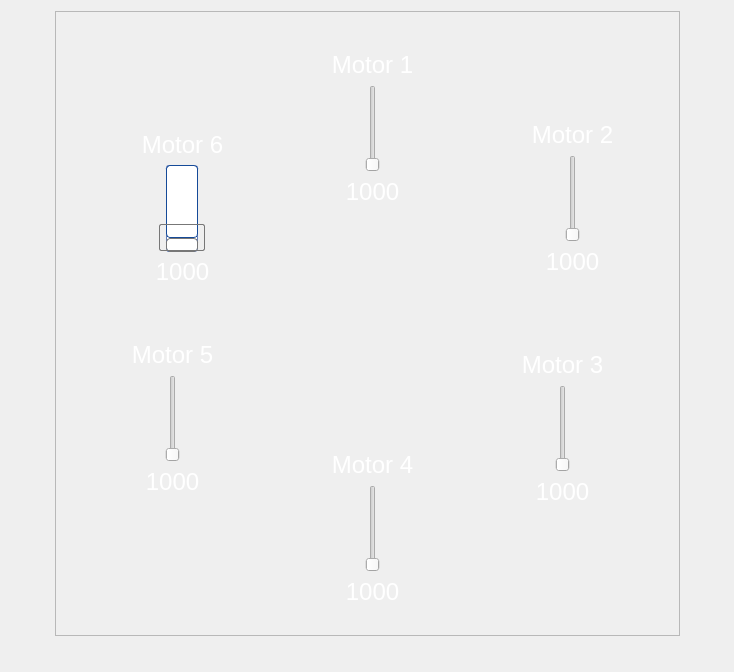
        <widget class="QWidget" name="HexPlus">
         <layout class="QGridLayout" name="gridLayout_39">
          <item row="0" column="1">
           <spacer name="verticalSpacer_12">
            <property name="orientation">
             <enum>Qt::Vertical</enum>
            </property>
            <property name="sizeHint" stdset="0">
             <size>
              <width>20</width>
              <height>0</height>
             </size>
            </property>
           </spacer>
          </item>
          <item row="1" column="0">
           <spacer name="horizontalSpacer_6">
            <property name="orientation">
             <enum>Qt::Horizontal</enum>
            </property>
            <property name="sizeHint" stdset="0">
             <size>
              <width>44</width>
              <height>20</height>
             </size>
            </property>
           </spacer>
          </item>
          <item row="1" column="1">
           <widget class="QFrame" name="HexPlusFrame">
            <property name="sizePolicy">
             <sizepolicy hsizetype="Fixed" vsizetype="Fixed">
              <horstretch>0</horstretch>
              <verstretch>0</verstretch>
             </sizepolicy>
            </property>
            <property name="minimumSize">
             <size>
              <width>625</width>
              <height>625</height>
             </size>
            </property>
            <property name="maximumSize">
             <size>
              <width>625</width>
              <height>625</height>
             </size>
            </property>
            <property name="frameShape">
             <enum>QFrame::StyledPanel</enum>
            </property>
            <property name="frameShadow">
             <enum>QFrame::Raised</enum>
            </property>
            <widget class="QFrame" name="HexPlus4">
             <property name="geometry">
              <rect>
               <x>220</x>
               <y>430</y>
               <width>175</width>
               <height>175</height>
              </rect>
             </property>
             <property name="sizePolicy">
              <sizepolicy hsizetype="Fixed" vsizetype="Fixed">
               <horstretch>0</horstretch>
               <verstretch>0</verstretch>
              </sizepolicy>
             </property>
             <property name="minimumSize">
              <size>
               <width>175</width>
               <height>175</height>
              </size>
             </property>
             <property name="maximumSize">
              <size>
               <width>175</width>
               <height>175</height>
              </size>
             </property>
             <property name="styleSheet">
              <string notr="true">QFrame
{
   background-color: rgba(255, 255, 255, 0);
   border-image: url(:/images/resources/CCW.png) 0 0 0 0 stretch stretch;
   border-width: 0px;
}</string>
             </property>
             <property name="frameShape">
              <enum>QFrame::StyledPanel</enum>
             </property>
             <property name="frameShadow">
              <enum>QFrame::Raised</enum>
             </property>
             <layout class="QGridLayout" name="gridLayout_31">
              <item row="1" column="1">
               <widget class="QSlider" name="HexPlus4Motor">
                <property name="sizePolicy">
                 <sizepolicy hsizetype="Expanding" vsizetype="Expanding">
                  <horstretch>0</horstretch>
                  <verstretch>0</verstretch>
                 </sizepolicy>
                </property>
                <property name="styleSheet">
                 <string notr="true">QSlider::groove:vertical{
border: 1px solid #637EB8;
background: white;
width: 30px;
border-radius: 3px;
}
QSlider::add-page:vertical {
background: qlineargradient(x1: 0, y1: 0, x2: 0, y2: 1,
stop: 0 #ABC7EC, stop: 1 #154A98);
border: 1px solid #777;
height: 10px;
border-radius: 4px;
}
QSlider::sub-page:vertical {
background: #fff;
border: 1px solid #154A98;
height: 10px;
border-radius: 4px;
}
QSlider::handle:vertical{
background: qlineargradient(x1:0, y1:0, x2:1, y2:1,
stop:0 #fff, stop:1 #ABC7EC);
border: 1px solid #777;
height: 25px;
margin-left: -8px;
margin-right: -8px;
border-radius: 2px;
}

QSlider::image:none;</string>
                </property>
                <property name="minimum">
                 <number>1000</number>
                </property>
                <property name="maximum">
                 <number>2000</number>
                </property>
                <property name="value">
                 <number>1000</number>
                </property>
                <property name="orientation">
                 <enum>Qt::Vertical</enum>
                </property>
               </widget>
              </item>
              <item row="0" column="1">
               <widget class="QLabel" name="HexPlus4Label">
                <property name="font">
                 <font>
                  <pointsize>18</pointsize>
                 </font>
                </property>
                <property name="styleSheet">
                 <string notr="true">color:white;
border-image:none;</string>
                </property>
                <property name="text">
                 <string>Motor 4</string>
                </property>
                <property name="alignment">
                 <set>Qt::AlignCenter</set>
                </property>
               </widget>
              </item>
              <item row="2" column="1">
               <widget class="QLabel" name="HexPlus4Value">
                <property name="font">
                 <font>
                  <pointsize>18</pointsize>
                 </font>
                </property>
                <property name="styleSheet">
                 <string notr="true">color:white;
border-image:none;</string>
                </property>
                <property name="text">
                 <string>1000</string>
                </property>
                <property name="alignment">
                 <set>Qt::AlignCenter</set>
                </property>
               </widget>
              </item>
              <item row="1" column="0">
               <spacer name="HexPlus4Spacer">
                <property name="orientation">
                 <enum>Qt::Horizontal</enum>
                </property>
                <property name="sizeType">
                 <enum>QSizePolicy::Fixed</enum>
                </property>
                <property name="sizeHint" stdset="0">
                 <size>
                  <width>20</width>
                  <height>20</height>
                 </size>
                </property>
               </spacer>
              </item>
             </layout>
            </widget>
            <widget class="QFrame" name="HexPlus6">
             <property name="geometry">
              <rect>
               <x>30</x>
               <y>110</y>
               <width>175</width>
               <height>175</height>
              </rect>
             </property>
             <property name="sizePolicy">
              <sizepolicy hsizetype="Fixed" vsizetype="Fixed">
               <horstretch>0</horstretch>
               <verstretch>0</verstretch>
              </sizepolicy>
             </property>
             <property name="minimumSize">
              <size>
               <width>175</width>
               <height>175</height>
              </size>
             </property>
             <property name="maximumSize">
              <size>
               <width>175</width>
               <height>175</height>
              </size>
             </property>
             <property name="styleSheet">
              <string notr="true">QFrame
{
   background-color: rgba(255, 255, 255, 0);
   border-image: url(:/images/resources/CCW.png) 0 0 0 0 stretch stretch;
   border-width: 0px;
}</string>
             </property>
             <property name="frameShape">
              <enum>QFrame::StyledPanel</enum>
             </property>
             <property name="frameShadow">
              <enum>QFrame::Raised</enum>
             </property>
             <layout class="QGridLayout" name="gridLayout_32">
              <item row="2" column="1">
               <widget class="QLabel" name="HexPlus6Value">
                <property name="font">
                 <font>
                  <pointsize>18</pointsize>
                 </font>
                </property>
                <property name="styleSheet">
                 <string notr="true">color:white;
border-image:none;</string>
                </property>
                <property name="text">
                 <string>1000</string>
                </property>
                <property name="alignment">
                 <set>Qt::AlignCenter</set>
                </property>
               </widget>
              </item>
              <item row="0" column="1">
               <widget class="QLabel" name="HexPlus6Label">
                <property name="font">
                 <font>
                  <pointsize>18</pointsize>
                 </font>
                </property>
                <property name="styleSheet">
                 <string notr="true">color:white;
border-image:none;</string>
                </property>
                <property name="text">
                 <string>Motor 6</string>
                </property>
                <property name="alignment">
                 <set>Qt::AlignCenter</set>
                </property>
               </widget>
              </item>
              <item row="1" column="1">
               <widget class="QSlider" name="HexPlus6Motor">
                <property name="sizePolicy">
                 <sizepolicy hsizetype="Expanding" vsizetype="Expanding">
                  <horstretch>0</horstretch>
                  <verstretch>0</verstretch>
                 </sizepolicy>
                </property>
                <property name="styleSheet">
                 <string notr="true">QSlider::groove:vertical{
border: 1px solid #637EB8;
background: white;
width: 30px;
border-radius: 3px;
}
QSlider::add-page:vertical {
background: qlineargradient(x1: 0, y1: 0, x2: 0, y2: 1,
stop: 0 #ABC7EC, stop: 1 #154A98);
border: 1px solid #777;
height: 10px;
border-radius: 4px;
}
QSlider::sub-page:vertical {
background: #fff;
border: 1px solid #154A98;
height: 10px;
border-radius: 4px;
}
QSlider::handle:vertical{
background: qlineargradient(x1:0, y1:0, x2:1, y2:1,
stop:0 #fff, stop:1 #ABC7EC);
border: 1px solid #777;
height: 25px;
margin-left: -8px;
margin-right: -8px;
border-radius: 2px;
}

</string>
                </property>
                <property name="minimum">
                 <number>1000</number>
                </property>
                <property name="maximum">
                 <number>2000</number>
                </property>
                <property name="value">
                 <number>1000</number>
                </property>
                <property name="orientation">
                 <enum>Qt::Vertical</enum>
                </property>
               </widget>
              </item>
              <item row="1" column="0">
               <spacer name="HexPlus6Spacer">
                <property name="orientation">
                 <enum>Qt::Horizontal</enum>
                </property>
                <property name="sizeType">
                 <enum>QSizePolicy::Fixed</enum>
                </property>
                <property name="sizeHint" stdset="0">
                 <size>
                  <width>20</width>
                  <height>20</height>
                 </size>
                </property>
               </spacer>
              </item>
             </layout>
            </widget>
            <widget class="QFrame" name="HexPlus3">
             <property name="geometry">
              <rect>
               <x>430</x>
               <y>330</y>
               <width>175</width>
               <height>175</height>
              </rect>
             </property>
             <property name="sizePolicy">
              <sizepolicy hsizetype="Fixed" vsizetype="Fixed">
               <horstretch>0</horstretch>
               <verstretch>0</verstretch>
              </sizepolicy>
             </property>
             <property name="minimumSize">
              <size>
               <width>175</width>
               <height>175</height>
              </size>
             </property>
             <property name="maximumSize">
              <size>
               <width>175</width>
               <height>175</height>
              </size>
             </property>
             <property name="styleSheet">
              <string notr="true">QFrame
{
   background-color: rgba(255, 255, 255, 0);
   border-image: url(:/images/resources/CW.png) 0 0 0 0 stretch stretch;
   border-width: 0px;
}</string>
             </property>
             <property name="frameShape">
              <enum>QFrame::StyledPanel</enum>
             </property>
             <property name="frameShadow">
              <enum>QFrame::Raised</enum>
             </property>
             <layout class="QGridLayout" name="gridLayout_33">
              <item row="1" column="1">
               <widget class="QSlider" name="HexPlus3Motor">
                <property name="sizePolicy">
                 <sizepolicy hsizetype="Expanding" vsizetype="Expanding">
                  <horstretch>0</horstretch>
                  <verstretch>0</verstretch>
                 </sizepolicy>
                </property>
                <property name="styleSheet">
                 <string notr="true">QSlider::groove:vertical{
border: 1px solid #637EB8;
background: white;
width: 30px;
border-radius: 3px;
}
QSlider::add-page:vertical {
background: qlineargradient(x1: 0, y1: 0, x2: 0, y2: 1,
stop: 0 #ABC7EC, stop: 1 #154A98);
border: 1px solid #777;
height: 10px;
border-radius: 4px;
}
QSlider::sub-page:vertical {
background: #fff;
border: 1px solid #154A98;
height: 10px;
border-radius: 4px;
}
QSlider::handle:vertical{
background: qlineargradient(x1:0, y1:0, x2:1, y2:1,
stop:0 #fff, stop:1 #ABC7EC);
border: 1px solid #777;
height: 25px;
margin-left: -8px;
margin-right: -8px;
border-radius: 2px;
}

QSlider::background-color: rgba(255, 255, 255, 0);</string>
                </property>
                <property name="minimum">
                 <number>1000</number>
                </property>
                <property name="maximum">
                 <number>2000</number>
                </property>
                <property name="value">
                 <number>1000</number>
                </property>
                <property name="orientation">
                 <enum>Qt::Vertical</enum>
                </property>
               </widget>
              </item>
              <item row="0" column="1">
               <widget class="QLabel" name="HexPlus3Label">
                <property name="font">
                 <font>
                  <pointsize>18</pointsize>
                 </font>
                </property>
                <property name="styleSheet">
                 <string notr="true">color:white;
border-image:none;</string>
                </property>
                <property name="text">
                 <string>Motor 3</string>
                </property>
                <property name="alignment">
                 <set>Qt::AlignCenter</set>
                </property>
               </widget>
              </item>
              <item row="2" column="1">
               <widget class="QLabel" name="HexPlus3Value">
                <property name="font">
                 <font>
                  <pointsize>18</pointsize>
                 </font>
                </property>
                <property name="styleSheet">
                 <string notr="true">color:white;
border-image:none;</string>
                </property>
                <property name="text">
                 <string>1000</string>
                </property>
                <property name="alignment">
                 <set>Qt::AlignCenter</set>
                </property>
               </widget>
              </item>
              <item row="1" column="2">
               <spacer name="HexPlus3Spacer">
                <property name="orientation">
                 <enum>Qt::Horizontal</enum>
                </property>
                <property name="sizeType">
                 <enum>QSizePolicy::Fixed</enum>
                </property>
                <property name="sizeHint" stdset="0">
                 <size>
                  <width>20</width>
                  <height>20</height>
                 </size>
                </property>
               </spacer>
              </item>
             </layout>
            </widget>
            <widget class="QFrame" name="HexPlusFCB">
             <property name="geometry">
              <rect>
               <x>230</x>
               <y>230</y>
               <width>175</width>
               <height>175</height>
              </rect>
             </property>
             <property name="sizePolicy">
              <sizepolicy hsizetype="Fixed" vsizetype="Fixed">
               <horstretch>0</horstretch>
               <verstretch>0</verstretch>
              </sizepolicy>
             </property>
             <property name="minimumSize">
              <size>
               <width>175</width>
               <height>175</height>
              </size>
             </property>
             <property name="maximumSize">
              <size>
               <width>175</width>
               <height>175</height>
              </size>
             </property>
             <property name="styleSheet">
              <string notr="true">background-color: rgba(255, 255, 255, 0);
image: url(:/images/resources/AQ32Sticker.png);</string>
             </property>
             <property name="frameShape">
              <enum>QFrame::StyledPanel</enum>
             </property>
             <property name="frameShadow">
              <enum>QFrame::Raised</enum>
             </property>
            </widget>
            <widget class="QFrame" name="HexPlus2">
             <property name="geometry">
              <rect>
               <x>420</x>
               <y>100</y>
               <width>175</width>
               <height>175</height>
              </rect>
             </property>
             <property name="sizePolicy">
              <sizepolicy hsizetype="Fixed" vsizetype="Fixed">
               <horstretch>0</horstretch>
               <verstretch>0</verstretch>
              </sizepolicy>
             </property>
             <property name="minimumSize">
              <size>
               <width>175</width>
               <height>175</height>
              </size>
             </property>
             <property name="maximumSize">
              <size>
               <width>175</width>
               <height>175</height>
              </size>
             </property>
             <property name="layoutDirection">
              <enum>Qt::LeftToRight</enum>
             </property>
             <property name="styleSheet">
              <string notr="true">QFrame
{
   background-color: rgba(255, 255, 255, 0);
   border-image: url(:/images/resources/CCW.png) 0 0 0 0 stretch stretch;
   border-width: 0px;
}</string>
             </property>
             <property name="frameShape">
              <enum>QFrame::StyledPanel</enum>
             </property>
             <property name="frameShadow">
              <enum>QFrame::Raised</enum>
             </property>
             <layout class="QGridLayout" name="gridLayout_35">
              <item row="2" column="1">
               <widget class="QLabel" name="HexPlus2Value">
                <property name="font">
                 <font>
                  <pointsize>18</pointsize>
                 </font>
                </property>
                <property name="styleSheet">
                 <string notr="true">color:white;
border-image:none;</string>
                </property>
                <property name="text">
                 <string>1000</string>
                </property>
                <property name="alignment">
                 <set>Qt::AlignCenter</set>
                </property>
               </widget>
              </item>
              <item row="1" column="1">
               <widget class="QSlider" name="HexPlus2Motor">
                <property name="sizePolicy">
                 <sizepolicy hsizetype="Expanding" vsizetype="Expanding">
                  <horstretch>0</horstretch>
                  <verstretch>0</verstretch>
                 </sizepolicy>
                </property>
                <property name="styleSheet">
                 <string notr="true">QSlider::groove:vertical{
border: 1px solid #637EB8;
background: white;
width: 30px;
border-radius: 3px;
}
QSlider::add-page:vertical {
background: qlineargradient(x1: 0, y1: 0, x2: 0, y2: 1,
stop: 0 #ABC7EC, stop: 1 #154A98);
border: 1px solid #777;
height: 10px;
border-radius: 4px;
}
QSlider::sub-page:vertical {
background: #fff;
border: 1px solid #154A98;
height: 10px;
border-radius: 4px;
}
QSlider::handle:vertical{
background: qlineargradient(x1:0, y1:0, x2:1, y2:1,
stop:0 #fff, stop:1 #ABC7EC);
border: 1px solid #777;
height: 25px;
margin-left: -8px;
margin-right: -8px;
border-radius: 2px;
}

QSlider::background-color: rgba(255, 255, 255, 0);</string>
                </property>
                <property name="minimum">
                 <number>1000</number>
                </property>
                <property name="maximum">
                 <number>2000</number>
                </property>
                <property name="value">
                 <number>1000</number>
                </property>
                <property name="orientation">
                 <enum>Qt::Vertical</enum>
                </property>
               </widget>
              </item>
              <item row="0" column="1">
               <widget class="QLabel" name="HexPlus2Label">
                <property name="font">
                 <font>
                  <pointsize>18</pointsize>
                 </font>
                </property>
                <property name="styleSheet">
                 <string notr="true">color:white;
border-image:none;</string>
                </property>
                <property name="text">
                 <string>Motor 2</string>
                </property>
                <property name="alignment">
                 <set>Qt::AlignCenter</set>
                </property>
               </widget>
              </item>
              <item row="1" column="0">
               <spacer name="HexPlus2Spacer">
                <property name="orientation">
                 <enum>Qt::Horizontal</enum>
                </property>
                <property name="sizeType">
                 <enum>QSizePolicy::Fixed</enum>
                </property>
                <property name="sizeHint" stdset="0">
                 <size>
                  <width>20</width>
                  <height>20</height>
                 </size>
                </property>
               </spacer>
              </item>
             </layout>
            </widget>
            <widget class="QFrame" name="HexPlus1">
             <property name="geometry">
              <rect>
               <x>240</x>
               <y>30</y>
               <width>175</width>
               <height>175</height>
              </rect>
             </property>
             <property name="sizePolicy">
              <sizepolicy hsizetype="Fixed" vsizetype="Fixed">
               <horstretch>0</horstretch>
               <verstretch>0</verstretch>
              </sizepolicy>
             </property>
             <property name="minimumSize">
              <size>
               <width>175</width>
               <height>175</height>
              </size>
             </property>
             <property name="maximumSize">
              <size>
               <width>150</width>
               <height>150</height>
              </size>
             </property>
             <property name="styleSheet">
              <string notr="true">QFrame
{
   background-color: rgba(255, 255, 255, 0);
   border-image: url(:/images/resources/CW.png) 0 0 0 0 stretch stretch;
   border-width: 0px;
}</string>
             </property>
             <property name="frameShape">
              <enum>QFrame::StyledPanel</enum>
             </property>
             <property name="frameShadow">
              <enum>QFrame::Raised</enum>
             </property>
             <layout class="QGridLayout" name="gridLayout_36">
              <item row="1" column="0">
               <widget class="QSlider" name="HexPlus1Motor">
                <property name="sizePolicy">
                 <sizepolicy hsizetype="Expanding" vsizetype="Expanding">
                  <horstretch>0</horstretch>
                  <verstretch>0</verstretch>
                 </sizepolicy>
                </property>
                <property name="styleSheet">
                 <string notr="true">QSlider::groove:vertical{
border: 1px solid #637EB8;
background: white;
width: 30px;
border-radius: 3px;
}
QSlider::add-page:vertical {
background: qlineargradient(x1: 0, y1: 0, x2: 0, y2: 1,
stop: 0 #ABC7EC, stop: 1 #154A98);
border: 1px solid #777;
height: 10px;
border-radius: 4px;
}
QSlider::sub-page:vertical {
background: #fff;
border: 1px solid #154A98;
height: 10px;
border-radius: 4px;
}
QSlider::handle:vertical{
background: qlineargradient(x1:0, y1:0, x2:1, y2:1,
stop:0 #fff, stop:1 #ABC7EC);
border: 1px solid #777;
height: 25px;
margin-left: -8px;
margin-right: -8px;
border-radius: 2px;
}

QSlider::background-color: rgba(255, 255, 255, 0);</string>
                </property>
                <property name="minimum">
                 <number>1000</number>
                </property>
                <property name="maximum">
                 <number>2000</number>
                </property>
                <property name="value">
                 <number>1000</number>
                </property>
                <property name="orientation">
                 <enum>Qt::Vertical</enum>
                </property>
               </widget>
              </item>
              <item row="2" column="0">
               <widget class="QLabel" name="HexPlus1Value">
                <property name="font">
                 <font>
                  <pointsize>18</pointsize>
                 </font>
                </property>
                <property name="styleSheet">
                 <string notr="true">color:white;
border-image:none;</string>
                </property>
                <property name="text">
                 <string>1000</string>
                </property>
                <property name="alignment">
                 <set>Qt::AlignCenter</set>
                </property>
               </widget>
              </item>
              <item row="1" column="1">
               <spacer name="HexPlus1Spacer">
                <property name="orientation">
                 <enum>Qt::Horizontal</enum>
                </property>
                <property name="sizeType">
                 <enum>QSizePolicy::Fixed</enum>
                </property>
                <property name="sizeHint" stdset="0">
                 <size>
                  <width>20</width>
                  <height>20</height>
                 </size>
                </property>
               </spacer>
              </item>
              <item row="0" column="0">
               <widget class="QLabel" name="HexPlus1Label">
                <property name="font">
                 <font>
                  <pointsize>18</pointsize>
                 </font>
                </property>
                <property name="styleSheet">
                 <string notr="true">color:white;
border-image:none;</string>
                </property>
                <property name="text">
                 <string>Motor 1</string>
                </property>
                <property name="alignment">
                 <set>Qt::AlignCenter</set>
                </property>
               </widget>
              </item>
             </layout>
            </widget>
            <widget class="QFrame" name="HexPlus5">
             <property name="geometry">
              <rect>
               <x>40</x>
               <y>320</y>
               <width>175</width>
               <height>175</height>
              </rect>
             </property>
             <property name="sizePolicy">
              <sizepolicy hsizetype="Fixed" vsizetype="Fixed">
               <horstretch>0</horstretch>
               <verstretch>0</verstretch>
              </sizepolicy>
             </property>
             <property name="minimumSize">
              <size>
               <width>175</width>
               <height>175</height>
              </size>
             </property>
             <property name="maximumSize">
              <size>
               <width>175</width>
               <height>175</height>
              </size>
             </property>
             <property name="styleSheet">
              <string notr="true">QFrame
{
   background-color: rgba(255, 255, 255, 0);
   border-image: url(:/images/resources/CW.png) 0 0 0 0 stretch stretch;
   border-width: 0px;
}</string>
             </property>
             <property name="frameShape">
              <enum>QFrame::StyledPanel</enum>
             </property>
             <property name="frameShadow">
              <enum>QFrame::Raised</enum>
             </property>
             <layout class="QGridLayout" name="gridLayout_37">
              <item row="1" column="1">
               <widget class="QSlider" name="HexPlus5Motor">
                <property name="sizePolicy">
                 <sizepolicy hsizetype="Expanding" vsizetype="Expanding">
                  <horstretch>0</horstretch>
                  <verstretch>0</verstretch>
                 </sizepolicy>
                </property>
                <property name="styleSheet">
                 <string notr="true">QSlider::groove:vertical{
border: 1px solid #637EB8;
background: white;
width: 30px;
border-radius: 3px;
}
QSlider::add-page:vertical {
background: qlineargradient(x1: 0, y1: 0, x2: 0, y2: 1,
stop: 0 #ABC7EC, stop: 1 #154A98);
border: 1px solid #777;
height: 10px;
border-radius: 4px;
}
QSlider::sub-page:vertical {
background: #fff;
border: 1px solid #154A98;
height: 10px;
border-radius: 4px;
}
QSlider::handle:vertical{
background: qlineargradient(x1:0, y1:0, x2:1, y2:1,
stop:0 #fff, stop:1 #ABC7EC);
border: 1px solid #777;
height: 25px;
margin-left: -8px;
margin-right: -8px;
border-radius: 2px;
}

QSlider::background-color: rgba(255, 255, 255, 0);</string>
                </property>
                <property name="minimum">
                 <number>1000</number>
                </property>
                <property name="maximum">
                 <number>2000</number>
                </property>
                <property name="value">
                 <number>1000</number>
                </property>
                <property name="orientation">
                 <enum>Qt::Vertical</enum>
                </property>
               </widget>
              </item>
              <item row="4" column="1">
               <widget class="QLabel" name="HexPlus5Value">
                <property name="font">
                 <font>
                  <pointsize>18</pointsize>
                 </font>
                </property>
                <property name="styleSheet">
                 <string notr="true">color:white;
border-image:none;</string>
                </property>
                <property name="text">
                 <string>1000</string>
                </property>
                <property name="alignment">
                 <set>Qt::AlignCenter</set>
                </property>
               </widget>
              </item>
              <item row="0" column="1">
               <widget class="QLabel" name="HexPlus5Label">
                <property name="font">
                 <font>
                  <pointsize>18</pointsize>
                 </font>
                </property>
                <property name="styleSheet">
                 <string notr="true">color:white;
border-image:none;</string>
                </property>
                <property name="text">
                 <string>Motor 5</string>
                </property>
                <property name="alignment">
                 <set>Qt::AlignCenter</set>
                </property>
               </widget>
              </item>
              <item row="1" column="2">
               <spacer name="HexPlus5Spacer">
                <property name="orientation">
                 <enum>Qt::Horizontal</enum>
                </property>
                <property name="sizeType">
                 <enum>QSizePolicy::Fixed</enum>
                </property>
                <property name="sizeHint" stdset="0">
                 <size>
                  <width>20</width>
                  <height>20</height>
                 </size>
                </property>
               </spacer>
              </item>
             </layout>
            </widget>
           </widget>
          </item>
          <item row="1" column="2">
           <spacer name="horizontalSpacer_7">
            <property name="orientation">
             <enum>Qt::Horizontal</enum>
            </property>
            <property name="sizeHint" stdset="0">
             <size>
              <width>43</width>
              <height>20</height>
             </size>
            </property>
           </spacer>
          </item>
          <item row="2" column="1">
           <spacer name="verticalSpacer_13">
            <property name="orientation">
             <enum>Qt::Vertical</enum>
            </property>
            <property name="sizeHint" stdset="0">
             <size>
              <width>20</width>
              <height>25</height>
             </size>
            </property>
           </spacer>
          </item>
         </layout>
        </widget>
